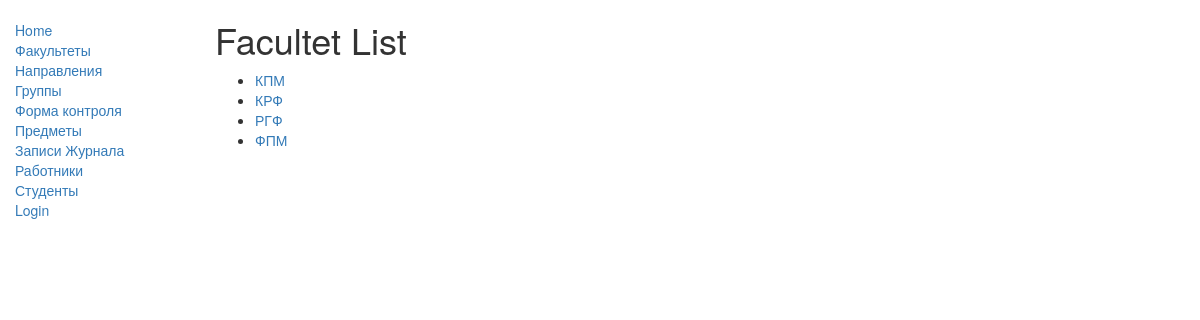
/catalog/facultets/, run on the app's committed database.
### catalog/models.py (models this page shows, shortened)
class Facultet(models.Model):
    id = models.AutoField(primary_key=True)
    name_faculteta = models.CharField(max_length=100, help_text="Введите абривиатуру (название) факультета ")
    def get_absolute_url(self):
        return reverse('facultet-detail', args=[str(self.id)])
    class Meta:
        ordering = ['name_faculteta']

### catalog/views.py (the view)
class FacultetListView(generic.ListView):
    model = Facultet

### catalog/templates/catalog/facultet_list.html (shortened to what this page needs)
{% extends "base_generic.html" %}
{% block content %}
    <h1>Facultet List</h1>
    {% if facultet_list %}
    <ul>
      {% for facultet in facultet_list %}
      <li>
        <a href="{{ facultet.get_absolute_url }}">{{ facultet.name_faculteta }}</a>
      </li>
      {% endfor %}
    </ul>
    {% else %}
      <p>There are no facultets in the library.</p>
    {% endif %}
{% endblock %}

### data on the page
Facultet: name_faculteta "КПМ"
Facultet: name_faculteta "КРФ"
Facultet: name_faculteta "РГФ"
Facultet: name_faculteta "ФПМ"
